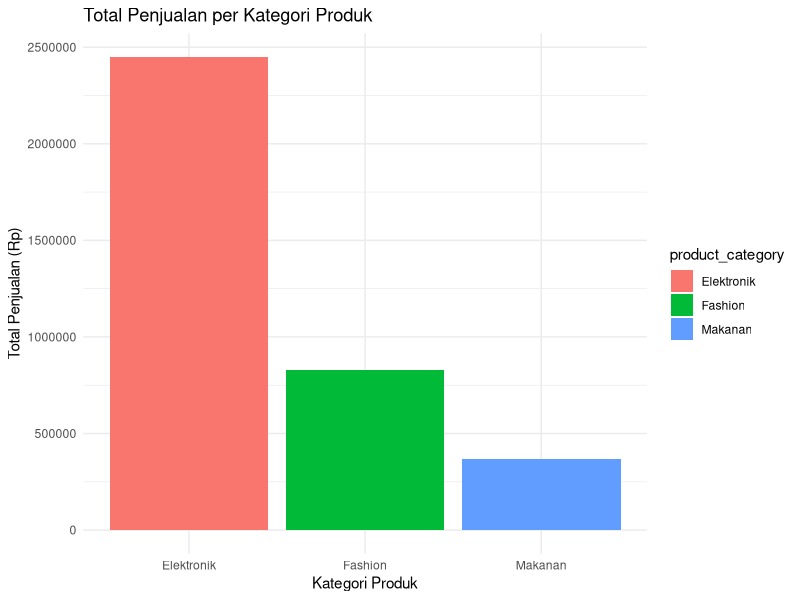

Reproduce this figure in R.

# Analisis Data E-Commerce Sederhana

# Load library
library(dplyr)
library(ggplot2)

# Contoh dataset e-commerce
data_ecommerce <- data.frame(
  order_id = 1:10,
  customer_id = c(101,102,103,104,105,106,107,108,109,110),
  product_category = c("Elektronik", "Fashion", "Makanan", "Elektronik", "Fashion",
                       "Makanan", "Elektronik", "Fashion", "Makanan", "Elektronik"),
  order_value = c(500000, 250000, 100000, 700000, 300000, 150000, 650000, 280000, 120000, 600000),
  order_date = as.Date(c("2025-01-05", "2025-01-06", "2025-01-06", "2025-01-07", "2025-01-08",
                         "2025-01-09", "2025-01-10", "2025-01-11", "2025-01-11", "2025-01-12"))
)

# Total order per kategori produk
total_per_kategori <- data_ecommerce %>%
  group_by(product_category) %>%
  summarise(total_penjualan = sum(order_value))

# Visualisasi total penjualan
ggplot(total_per_kategori, aes(x = product_category, y = total_penjualan, fill = product_category)) +
  geom_bar(stat = "identity") +
  labs(title = "Total Penjualan per Kategori Produk", x = "Kategori Produk", y = "Total Penjualan (Rp)") +
  theme_minimal()
